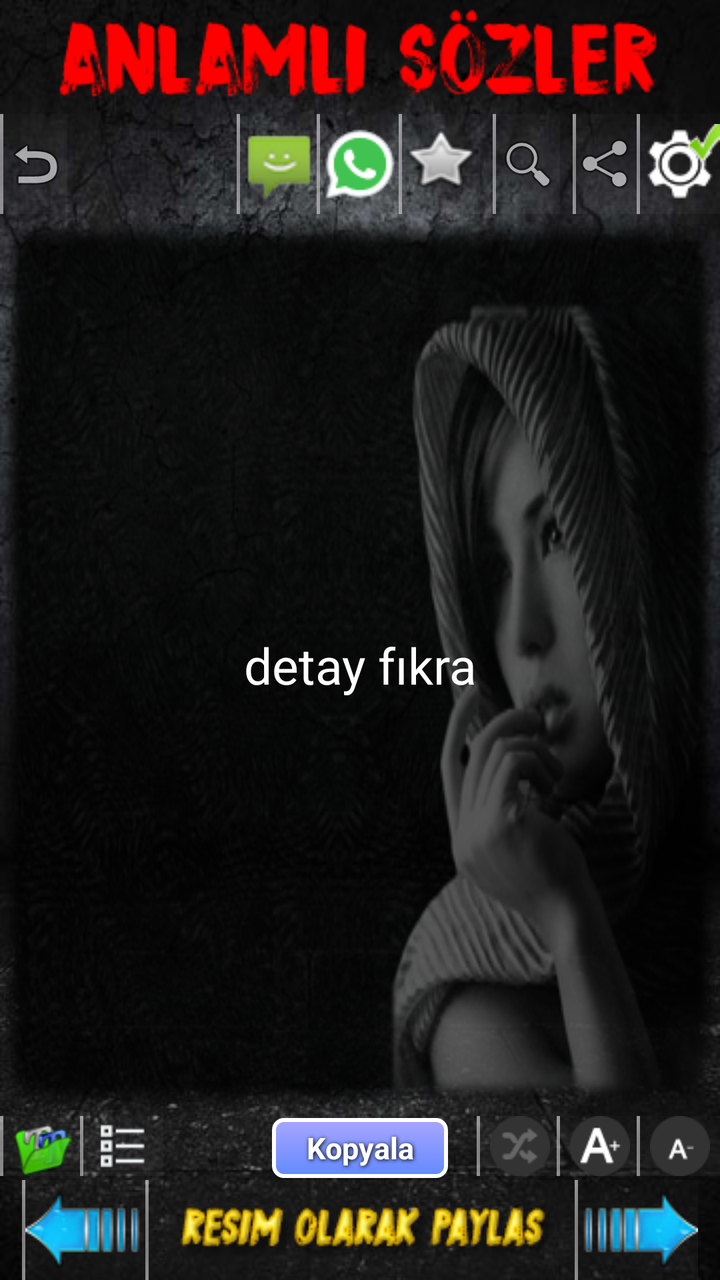
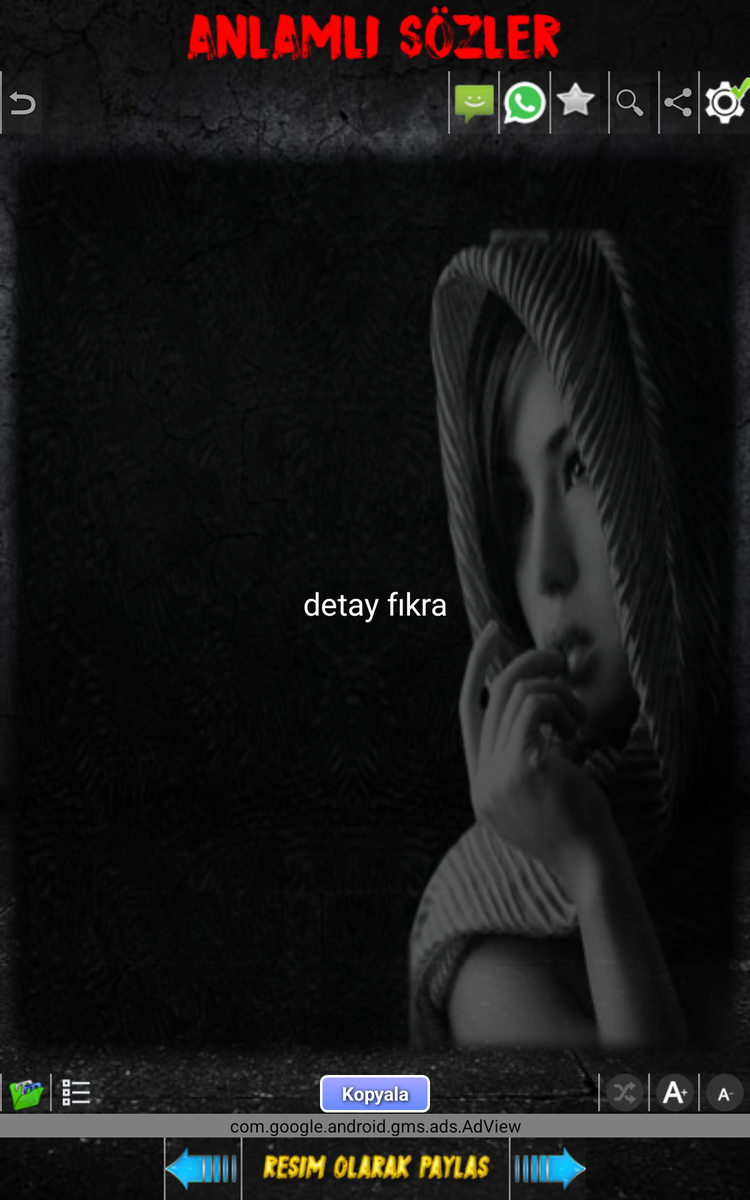

Two renders of one Android screen. The first uses the default layout on a phone; the second uses the alternative layout the repository ships for a different screen configuration, on a matching device. The two XML files are below.
<!-- AndroidManifest.xml: application theme AppTheme -->
<!-- res/layout/bilmece_detay.xml -->
<?xml version="1.0" encoding="utf-8"?>
<RelativeLayout 
   android:id="@+id/RelativeLayout_detay"
   xmlns:android="http://schemas.android.com/apk/res/android"
   xmlns:ads="http://schemas.android.com/apk/res-auto"
   android:layout_width="fill_parent"
   android:layout_height="match_parent"
   android:background="@drawable/arka"
>
     
     
    
    <ImageView
                    android:id="@+id/resim_baslik"
                    android:layout_width="wrap_content"
                    android:layout_height="wrap_content"   
                    android:adjustViewBounds="true"
                    android:scaleType="fitXY"
                    android:layout_centerHorizontal="true"
                    android:src="@drawable/bilmecebaslik" />
    <ImageButton
        android:id="@+id/sms"
        android:layout_width="wrap_content"
        android:layout_height="wrap_content"
        android:width="44dp"
        android:height="41dp"
        android:layout_alignBottom="@+id/btn_anasayfa_img"
        android:layout_alignRight="@+id/what"
        android:layout_marginRight="40dp"
        android:layout_below="@+id/resim_baslik"
        android:background="@android:drawable/status_bar_item_app_background"
        android:src="@drawable/sms" />
    <ImageButton
        android:id="@+id/what"
        android:layout_width="wrap_content"
        android:layout_height="wrap_content"
        android:width="44dp"
        android:height="41dp"
        android:layout_alignBottom="@+id/btn_anasayfa_img"
        android:layout_alignRight="@+id/face"
        android:layout_marginRight="40dp"
        android:layout_below="@+id/resim_baslik"
        android:background="@android:drawable/status_bar_item_app_background"
        android:src="@drawable/what" />

    <ImageButton
        android:id="@+id/face"
        android:layout_width="wrap_content"
        android:layout_height="wrap_content"
        android:width="44dp"
        android:height="41dp"
        android:visibility="gone"
        android:layout_alignBottom="@+id/btn_anasayfa_img"
        android:layout_alignRight="@+id/btn_hit_ekle"
        android:layout_marginRight="40dp"
        android:layout_below="@+id/resim_baslik"
        android:background="@android:drawable/status_bar_item_app_background"
        android:src="@drawable/face" />
    <ImageButton
                     android:id="@+id/btn_hit_ekle"
                     android:layout_width="wrap_content"
                     android:layout_height="wrap_content"
                     android:width="44dp"
                     android:height="41dp"
                     android:layout_alignBottom="@+id/btn_anasayfa_img"
                     android:layout_alignRight="@+id/btn_ara"
                     android:layout_marginRight="40dp"
                     android:layout_below="@+id/resim_baslik"
                     android:background="@android:drawable/status_bar_item_app_background"
                     android:src="@drawable/btn_star_big_off" />
                 
                <ImageButton
                     android:id="@+id/btn_ara"
                     android:layout_width="wrap_content"
                     android:layout_height="wrap_content"
                     android:layout_alignBottom="@+id/btn_anasayfa_img"
                     android:layout_alignRight="@+id/paylas"
                     android:layout_below="@+id/resim_baslik"
                     android:layout_marginRight="40dp"
                     android:background="@android:drawable/status_bar_item_app_background"
                     android:src="@android:drawable/ic_menu_search" />
    <ImageButton
        android:id="@+id/paylas"
        android:layout_width="wrap_content"
        android:layout_height="wrap_content"
        android:layout_alignBottom="@+id/btn_anasayfa_img"
        android:layout_alignRight="@+id/menu"
        android:layout_below="@+id/resim_baslik"
        android:layout_marginRight="40dp"
        android:background="@android:drawable/status_bar_item_app_background"
        android:src="@android:drawable/ic_menu_share" />

    <ImageButton
        android:id="@+id/menu"
        android:layout_width="wrap_content"
        android:layout_height="wrap_content"
        android:layout_alignBottom="@+id/btn_anasayfa_img"
        android:layout_alignRight="@+id/realscrl"
        android:layout_below="@+id/resim_baslik"
        android:background="@android:drawable/status_bar_item_app_background"
        android:src="@drawable/ic_settings_ok" />


    <Button
        android:id="@+id/btn_tum_bilmeceler"
        android:layout_width="match_parent"
        android:layout_height="match_parent"
        android:layout_centerHorizontal="true"
        android:text="Bu kategorideki tüm bilmeceler"
        android:visibility="gone"
        android:textAppearance="?android:attr/textAppearanceLarge"
        android:layout_below="@+id/reklamlar"
        style="@style/dar"

        />




    <ImageButton
        android:id="@+id/btn_anasayfa_img"
        android:layout_width="wrap_content"
        android:layout_height="50dp"
        android:background="@android:drawable/status_bar_item_app_background"
        android:scaleType="center"
        android:src="@android:drawable/ic_menu_revert"
        android:layout_below="@+id/resim_baslik"
        android:layout_alignParentLeft="true"
        android:layout_alignParentStart="true" />
    

    <RelativeLayout
        android:id="@+id/bil_gurup"
        android:layout_width="fill_parent"
        android:layout_height="wrap_content"
        android:gravity="center"
        android:layout_below="@+id/btn_hit_ekle"
        android:layout_alignParentLeft="true"
        android:layout_alignParentStart="true">

    <TableLayout
        android:id="@+id/detay_baslik_tablo"
        android:layout_width="match_parent"
        android:layout_height="wrap_content"
        android:layout_marginLeft="10dp"
        android:layout_marginRight="10dp"
        android:gravity="center"
        android:shrinkColumns="*"
        android:stretchColumns="*"
        android:background="@drawable/sorutablo"
        >
    <TableRow>
        <TextView
            android:id="@+id/detay_baslik"
            android:layout_width="fill_parent"
            android:layout_height="wrap_content"
            android:text="detay başlık"
            android:layout_margin="5dp"
            android:textColor="#fffce5"
            android:textSize="22sp"
            android:textStyle="bold"
            android:gravity="center"
            android:visibility="gone"
            />
    </TableRow></TableLayout>


    </RelativeLayout>

    <ImageButton
        android:id="@+id/btn_resim_cek"
        android:layout_height="50dp"
        android:background="@android:drawable/status_bar_item_app_background"
        android:src="@drawable/scr"
        android:layout_width="wrap_content"
        android:layout_alignParentBottom="true"
        android:layout_centerHorizontal="true" />
    <RelativeLayout
        android:id="@+id/realscrl"
        android:layout_width="match_parent"
        android:layout_height="match_parent"
        android:layout_above="@+id/altgurup"
        android:gravity="center_horizontal"
        android:background="@drawable/arkaorta"
        android:layout_below="@+id/menu"
        android:layout_alignParentLeft="true"
        android:layout_alignParentStart="true">
    <ScrollView
        android:id="@+id/scrollView2"
        android:layout_width="match_parent"
        android:layout_height="match_parent"
        android:fillViewport="false"
        android:gravity="center_horizontal"
        android:layout_alignParentLeft="true"
        android:layout_alignParentStart="true">
    <TextView
        android:id="@+id/detay_fikra"
        android:layout_gravity="center"
        android:gravity="center"
        android:layout_margin="15dp"
        android:text="detay fıkra"
        android:textColor="#ffffff"
        android:textSize="25sp"
        android:layout_width="match_parent"
        android:textStyle="normal"
        android:layout_height="match_parent"
        android:layout_below="@+id/bil_gurup"
        android:layout_alignParentRight="true"
        android:layout_alignParentEnd="true" />
    </ScrollView>
</RelativeLayout>
    <RelativeLayout
        android:id="@+id/altgurup"
        android:layout_width="fill_parent"
        android:layout_height="wrap_content"
        android:visibility="visible"
        android:layout_above="@+id/reklamlar"
        android:layout_alignParentLeft="true"
        android:layout_alignParentStart="true">

        <ImageButton
            android:id="@+id/yazieksi"
            android:layout_width="wrap_content"
            android:layout_height="30dp"
            android:background="@android:drawable/status_bar_item_app_background"
            android:src="@drawable/akucult"
            android:scaleType="fitCenter"
            android:layout_alignParentTop="true"
            android:layout_alignParentRight="true"
            android:layout_alignParentEnd="true"/>

        <ImageButton
            android:id="@+id/yaziarti"
            android:layout_width="wrap_content"
            android:layout_height="30dp"
            android:layout_alignBottom="@+id/yazieksi"
            android:layout_alignRight="@+id/yazieksi"
            android:layout_marginRight="40dp"
            android:src="@drawable/abuyult"
            android:background="@android:drawable/status_bar_item_app_background"
            android:scaleType="fitCenter" />

        <ImageButton
            android:id="@+id/karisik"
            android:layout_width="wrap_content"
            android:layout_height="30dp"
            android:layout_alignBottom="@+id/yaziarti"
            android:layout_alignRight="@+id/yaziarti"
            android:layout_marginRight="40dp"
            android:src="@drawable/duz"
            android:background="@android:drawable/status_bar_item_app_background"
            android:scaleType="fitCenter" />

        <Button
            android:id="@+id/kopyala"
            android:layout_width="wrap_content"
            android:layout_height="30sp"
            android:layout_centerHorizontal="true"
            android:text="Kopyala"
            android:visibility="visible"
            android:textAppearance="?android:attr/textAppearanceLarge"
            style="@style/acik_mavi"
            />
        <ImageButton
            android:id="@+id/tum_kay"
            android:layout_width="wrap_content"
            android:layout_height="30dp"
            android:layout_alignBottom="@+id/yazieksi"
            android:layout_alignLeft="@+id/font"
            android:layout_marginLeft="40dp"
            android:src="@drawable/list"
            android:background="@android:drawable/status_bar_item_app_background"
            android:scaleType="fitCenter" />

        <ImageButton
            android:id="@+id/font"
            android:layout_width="wrap_content"
            android:layout_height="30dp"
            android:background="@android:drawable/status_bar_item_app_background"
            android:src="@drawable/font"
            android:scaleType="fitCenter"
            android:layout_alignParentTop="true"
            android:layout_alignParentLeft="true"
            android:layout_alignParentStart="true"/>
    </RelativeLayout>

    <LinearLayout
        android:id="@+id/reklamlar"
        android:layout_width="match_parent"
        android:layout_height="wrap_content"
        android:layout_above="@+id/btn_onceki_fikra"
        android:layout_centerHorizontal="true"
        android:gravity="center"
        android:layout_alignParentStart="true"
        android:orientation="vertical">


        <com.google.android.gms.ads.AdView android:id="@+id/adView"
            android:layout_width="match_parent"
            android:layout_height="wrap_content"
            ads:adUnitId="ca-app-pub-8786191356169416/3432333507"
            ads:adSize="SMART_BANNER"
            android:visibility="gone"
/>

        <com.huawei.hms.ads.banner.BannerView
            android:id="@+id/hw_banner_view"
            android:layout_alignParentBottom="true"
            android:visibility="gone"
            android:layout_width="match_parent"
            android:layout_height="wrap_content"
            ads:adId="d4j75otgpj"
            ads:bannerSize="BANNER_SIZE_SMART"/>


    </LinearLayout>




    <ImageButton
                     android:id="@+id/btn_sonraki_fikra"
                     android:layout_width="wrap_content"
                     android:layout_height="50dp"
        android:background="@android:drawable/status_bar_item_app_background"
                     android:src="@drawable/ileri"
        android:layout_alignParentBottom="true"
        android:layout_toRightOf="@+id/btn_resim_cek"
        android:layout_toEndOf="@+id/btn_resim_cek" />

    <ImageButton
         android:id="@+id/btn_onceki_fikra"
         android:layout_width="wrap_content"
         android:layout_height="50dp"
        android:background="@android:drawable/status_bar_item_app_background"
         android:src="@drawable/geri"
        android:layout_alignParentBottom="true"
        android:layout_toLeftOf="@+id/btn_resim_cek"
        android:layout_toStartOf="@+id/btn_resim_cek" />

</RelativeLayout>
<!-- resources referenced by this layout -->
<resources>
  <!-- drawable duz: png bitmap (drawable, 1155 bytes) -->
  <!-- drawable font: png bitmap (drawable, 4381 bytes) -->
  <!-- drawable geri: png bitmap (drawable, 4689 bytes) -->
  <!-- drawable ileri: png bitmap (drawable, 4510 bytes) -->
  <!-- drawable list: png bitmap (drawable, 312 bytes) -->
  <!-- drawable scr: png bitmap (drawable, 11234 bytes) -->
  <!-- drawable sms: png bitmap (drawable, 4398 bytes) -->
  <!-- drawable sorutablo (drawable) -->
  <?xml version="1.0" encoding="UTF-8"?>
      <shape  xmlns:android="http://schemas.android.com/apk/res/android" >
          <solid android:color="#45000000"/>
          <corners android:radius="30px"/>
          <padding android:left="0dp" android:top="0dp" android:right="0dp" android:bottom="0dp" />
      </shape>
  <!-- drawable what: png bitmap (drawable, 1783 bytes) -->
  <style name="acik_mavi" parent="@android:style/Widget.Button">
          <item name="android:textSize">15sp</item>
          <item name="android:textStyle">bold</item>
          <item name="android:textColor">#FFFFFF</item>
          <item name="android:gravity">center</item>
          <item name="android:shadowColor">#000000</item>
          <item name="android:layout_margin">1dp</item>
          <item name="android:shadowDx">1</item>
          <item name="android:shadowDy">1</item>
          <item name="android:shadowRadius">5</item>
          <item name="android:background">@drawable/s_acik_mavi</item>
          <item name="android:padding">2dip</item>
      </style>
  <style name="dar" parent="@android:style/Widget.Button">
          <item name="android:textSize">15sp</item>
          <item name="android:textStyle">bold</item>
          <item name="android:textColor">#FFFFFF</item>
          <item name="android:gravity">center</item>
          <item name="android:shadowColor">#000000</item>
          <item name="android:layout_margin">2dp</item>
          <item name="android:shadowDx">1</item>
          <item name="android:shadowDy">1</item>
          <item name="android:shadowRadius">5</item>
          <item name="android:background">@drawable/s_kirmizi_btn</item>
          <item name="android:padding">2dip</item>
      </style>
  <style name="AppTheme" parent="Theme.AppCompat.Light.DarkActionBar">
          <item name="colorPrimary">@color/colorPrimary</item>
          <item name="colorPrimaryDark">@color/colorPrimaryDark</item>
          <item name="colorAccent">@color/colorAccent</item>
          <item name="android:popupMenuStyle">@style/PopupMenu</item>
          <item name="android:itemBackground">#444444</item>
          <item name="android:itemPadding">0dp</item>
          
          
  
          
      </style>
  <!-- drawable s_acik_mavi (drawable) -->
  <?xml version="1.0" encoding="utf-8"?>
  <selector xmlns:android="http://schemas.android.com/apk/res/android" >
       <item android:state_pressed="true" >
           <shape android:shape="rectangle"  >
               <corners android:radius="3dip" />
               <stroke android:width="1dip" android:color="#36797f" />
               <gradient  android:angle="-90"  android:startColor="#185c60" android:endColor="#58a9b7"  />            
           </shape>
       </item>
      <item android:state_focused="true">
           <shape android:shape="rectangle"  >
               <corners android:radius="3dip" />
               <stroke android:width="1dip" android:color="#36797f" />
               <solid  android:color="#308d9e"/>       
           </shape>
       </item>  
      <item >
          <shape android:shape="rectangle"  >
               <corners android:radius="5dip" />
               <stroke android:width="2dip" android:color="#ffffff" />
               <gradient  android:angle="-90"  android:startColor="#a8a6ff" android:endColor="#6289ff" />
           </shape>
       </item>
  </selector>
  
  <style name="PopupMenu" parent="@android:style/Widget.PopupMenu">
          <item name="android:popupBackground">@android:color/darker_gray</item>
          <item name="android:textColor">#FF01F0</item>
          <item name="android:textSize">12sp</item>
      </style>
</resources>
<!-- res/layout-large/bilmece_detay.xml (the repository's variant of the layout above) -->
<!-- drawn on a 7-inch tablet held upright -->
<?xml version="1.0" encoding="utf-8"?>
<RelativeLayout 
   android:id="@+id/RelativeLayout_detay"
   xmlns:android="http://schemas.android.com/apk/res/android"
   xmlns:ads="http://schemas.android.com/apk/res-auto"
   android:layout_width="fill_parent"
   android:layout_height="match_parent"
   android:background="@drawable/arka"
>
     
     
    
    <ImageView
                    android:id="@+id/resim_baslik"
                    android:layout_width="wrap_content"
                    android:layout_height="wrap_content"   
                    android:adjustViewBounds="true"
                    android:scaleType="fitXY"
                    android:layout_centerHorizontal="true"
                    android:src="@drawable/bilmecebaslik" />
    <ImageButton
        android:id="@+id/sms"
        android:layout_width="wrap_content"
        android:layout_height="wrap_content"
        android:width="44dp"
        android:height="41dp"
        android:layout_alignBottom="@+id/btn_anasayfa_img"
        android:layout_alignRight="@+id/what"
        android:layout_marginRight="40dp"
        android:layout_below="@+id/resim_baslik"
        android:background="@android:drawable/status_bar_item_app_background"
        android:src="@drawable/sms" />
    <ImageButton
        android:id="@+id/what"
        android:layout_width="wrap_content"
        android:layout_height="wrap_content"
        android:width="44dp"
        android:height="41dp"
        android:layout_alignBottom="@+id/btn_anasayfa_img"
        android:layout_alignRight="@+id/face"
        android:layout_marginRight="40dp"
        android:layout_below="@+id/resim_baslik"
        android:background="@android:drawable/status_bar_item_app_background"
        android:src="@drawable/what" />

    <ImageButton
        android:id="@+id/face"
        android:layout_width="wrap_content"
        android:layout_height="wrap_content"
        android:width="44dp"
        android:height="41dp"
        android:visibility="gone"
        android:layout_alignBottom="@+id/btn_anasayfa_img"
        android:layout_alignRight="@+id/btn_hit_ekle"
        android:layout_marginRight="40dp"
        android:layout_below="@+id/resim_baslik"
        android:background="@android:drawable/status_bar_item_app_background"
        android:src="@drawable/face" />
    <ImageButton
                     android:id="@+id/btn_hit_ekle"
                     android:layout_width="wrap_content"
                     android:layout_height="wrap_content"
                     android:width="44dp"
                     android:height="41dp"
                     android:layout_alignBottom="@+id/btn_anasayfa_img"
                     android:layout_alignRight="@+id/btn_ara"
                     android:layout_marginRight="40dp"
                     android:layout_below="@+id/resim_baslik"
                     android:background="@android:drawable/status_bar_item_app_background"
                     android:src="@drawable/btn_star_big_off" />
                 
                <ImageButton
                     android:id="@+id/btn_ara"
                     android:layout_width="wrap_content"
                     android:layout_height="wrap_content"
                     android:layout_alignBottom="@+id/btn_anasayfa_img"
                     android:layout_alignRight="@+id/paylas"
                     android:layout_below="@+id/resim_baslik"
                     android:layout_marginRight="40dp"
                     android:background="@android:drawable/status_bar_item_app_background"
                     android:src="@android:drawable/ic_menu_search" />
    <ImageButton
        android:id="@+id/paylas"
        android:layout_width="wrap_content"
        android:layout_height="wrap_content"
        android:layout_alignBottom="@+id/btn_anasayfa_img"
        android:layout_alignRight="@+id/menu"
        android:layout_below="@+id/resim_baslik"
        android:layout_marginRight="40dp"
        android:background="@android:drawable/status_bar_item_app_background"
        android:src="@android:drawable/ic_menu_share" />

    <ImageButton
        android:id="@+id/menu"
        android:layout_width="wrap_content"
        android:layout_height="wrap_content"
        android:layout_alignBottom="@+id/btn_anasayfa_img"
        android:layout_alignRight="@+id/realscrl"
        android:layout_below="@+id/resim_baslik"
        android:background="@android:drawable/status_bar_item_app_background"
        android:src="@drawable/ic_settings_ok" />


    <Button
        android:id="@+id/btn_tum_bilmeceler"
        android:layout_width="match_parent"
        android:layout_height="match_parent"
        android:layout_centerHorizontal="true"
        android:text="Bu kategorideki tüm bilmeceler"
        android:visibility="gone"
        android:textAppearance="?android:attr/textAppearanceLarge"
        android:layout_below="@+id/adView"
        style="@style/dar"

        />




    <ImageButton
        android:id="@+id/btn_anasayfa_img"
        android:layout_width="wrap_content"
        android:layout_height="50dp"
        android:background="@android:drawable/status_bar_item_app_background"
        android:scaleType="center"
        android:src="@android:drawable/ic_menu_revert"
        android:layout_below="@+id/resim_baslik"
        android:layout_alignParentLeft="true"
        android:layout_alignParentStart="true" />
    

    <RelativeLayout
        android:id="@+id/bil_gurup"
        android:layout_width="fill_parent"
        android:layout_height="wrap_content"
        android:gravity="center"
        android:layout_below="@+id/btn_hit_ekle"
        android:layout_alignParentLeft="true"
        android:layout_alignParentStart="true">

    <TableLayout
        android:id="@+id/detay_baslik_tablo"
        android:layout_width="match_parent"
        android:layout_height="wrap_content"
        android:layout_marginLeft="10dp"
        android:layout_marginRight="10dp"
        android:gravity="center"
        android:shrinkColumns="*"
        android:stretchColumns="*"
        android:background="@drawable/sorutablo"
        >
    <TableRow>
        <TextView
            android:id="@+id/detay_baslik"
            android:layout_width="fill_parent"
            android:layout_height="wrap_content"
            android:text="detay başlık"
            android:layout_margin="5dp"
            android:textColor="#fffce5"
            android:textSize="22sp"
            android:textStyle="bold"
            android:gravity="center"
            android:visibility="gone"
            />
    </TableRow></TableLayout>


    </RelativeLayout>

    <ImageButton
        android:id="@+id/btn_resim_cek"
        android:layout_height="50dp"
        android:background="@android:drawable/status_bar_item_app_background"
        android:src="@drawable/scr"
        android:layout_width="wrap_content"
        android:layout_alignParentBottom="true"
        android:layout_centerHorizontal="true" />
    <RelativeLayout
        android:id="@+id/realscrl"
        android:layout_width="match_parent"
        android:layout_height="match_parent"
        android:layout_above="@+id/altgurup"
        android:gravity="center_horizontal"
        android:background="@drawable/arkaorta"
        android:layout_below="@+id/menu"
        android:layout_alignParentLeft="true"
        android:layout_alignParentStart="true">
    <ScrollView
        android:id="@+id/scrollView2"
        android:layout_width="match_parent"
        android:layout_height="match_parent"
        android:fillViewport="false"
        android:gravity="center_horizontal"
        android:layout_alignParentLeft="true"
        android:layout_alignParentStart="true">
    <TextView
        android:id="@+id/detay_fikra"
        android:layout_gravity="center"
        android:gravity="center"
        android:layout_margin="15dp"
        android:text="detay fıkra"
        android:textColor="#ffffff"
        android:textSize="25sp"
        android:layout_width="match_parent"
        android:textStyle="normal"
        android:layout_height="match_parent"
        android:layout_below="@+id/bil_gurup"
        android:layout_alignParentRight="true"
        android:layout_alignParentEnd="true" />
    </ScrollView>
</RelativeLayout>
    <RelativeLayout
        android:id="@+id/altgurup"
        android:layout_width="fill_parent"
        android:layout_height="wrap_content"
        android:visibility="visible"
        android:layout_above="@+id/adView"
        android:layout_alignParentLeft="true"
        android:layout_alignParentStart="true">

        <ImageButton
            android:id="@+id/yazieksi"
            android:layout_width="wrap_content"
            android:layout_height="30dp"
            android:background="@android:drawable/status_bar_item_app_background"
            android:src="@drawable/akucult"
            android:scaleType="fitCenter"
            android:layout_alignParentTop="true"
            android:layout_alignParentRight="true"
            android:layout_alignParentEnd="true"/>

        <ImageButton
            android:id="@+id/yaziarti"
            android:layout_width="wrap_content"
            android:layout_height="30dp"
            android:layout_alignBottom="@+id/yazieksi"
            android:layout_alignRight="@+id/yazieksi"
            android:layout_marginRight="40dp"
            android:src="@drawable/abuyult"
            android:background="@android:drawable/status_bar_item_app_background"
            android:scaleType="fitCenter" />

        <ImageButton
            android:id="@+id/karisik"
            android:layout_width="wrap_content"
            android:layout_height="30dp"
            android:layout_alignBottom="@+id/yaziarti"
            android:layout_alignRight="@+id/yaziarti"
            android:layout_marginRight="40dp"
            android:src="@drawable/duz"
            android:background="@android:drawable/status_bar_item_app_background"
            android:scaleType="fitCenter" />

        <Button
            android:id="@+id/kopyala"
            android:layout_width="wrap_content"
            android:layout_height="30sp"
            android:layout_centerHorizontal="true"
            android:text="Kopyala"
            android:visibility="visible"
            android:textAppearance="?android:attr/textAppearanceLarge"
            style="@style/acik_mavi"
            />
        <ImageButton
            android:id="@+id/tum_kay"
            android:layout_width="wrap_content"
            android:layout_height="30dp"
            android:layout_alignBottom="@+id/yazieksi"
            android:layout_alignLeft="@+id/font"
            android:layout_marginLeft="40dp"
            android:src="@drawable/list"
            android:background="@android:drawable/status_bar_item_app_background"
            android:scaleType="fitCenter" />

        <ImageButton
            android:id="@+id/font"
            android:layout_width="wrap_content"
            android:layout_height="30dp"
            android:background="@android:drawable/status_bar_item_app_background"
            android:src="@drawable/font"
            android:scaleType="fitCenter"
            android:layout_alignParentTop="true"
            android:layout_alignParentLeft="true"
            android:layout_alignParentStart="true"/>
    </RelativeLayout>

    <com.google.android.gms.ads.AdView android:id="@+id/adView"
           android:layout_width="fill_parent"
           android:layout_height="wrap_content"
        ads:adUnitId="ca-app-pub-8786191356169416/3432333507"
           ads:adSize="FULL_BANNER"
        android:layout_above="@+id/btn_onceki_fikra"
        android:layout_alignParentLeft="true"
        android:layout_alignParentStart="true" />

    <ImageButton
                     android:id="@+id/btn_sonraki_fikra"
                     android:layout_width="wrap_content"
                     android:layout_height="50dp"
        android:background="@android:drawable/status_bar_item_app_background"
                     android:src="@drawable/ileri"
        android:layout_alignParentBottom="true"
        android:layout_toRightOf="@+id/btn_resim_cek"
        android:layout_toEndOf="@+id/btn_resim_cek" />

    <ImageButton
         android:id="@+id/btn_onceki_fikra"
         android:layout_width="wrap_content"
         android:layout_height="50dp"
        android:background="@android:drawable/status_bar_item_app_background"
         android:src="@drawable/geri"
        android:layout_alignParentBottom="true"
        android:layout_toLeftOf="@+id/btn_resim_cek"
        android:layout_toStartOf="@+id/btn_resim_cek" />

</RelativeLayout>
